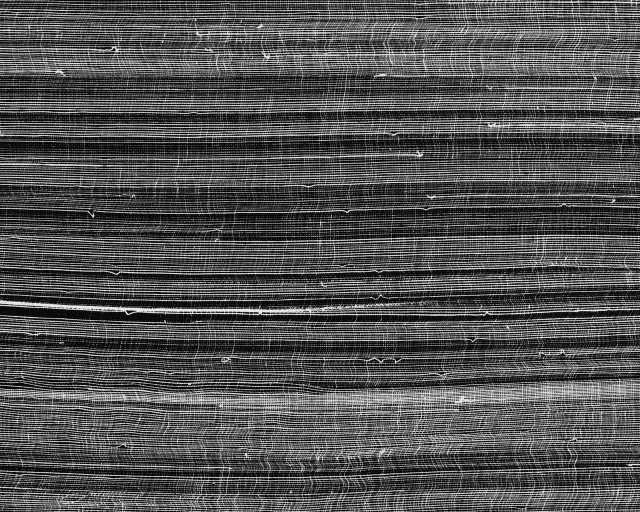
%> input picture Multimedia-2/assignment_5/testset/h1.png, 1280 x 1024 px (shown at 1/2 size)
$ octave demo.m   (GNU Octave 9; MATLAB toolbox functions it lacks are replaced by stand-ins)
%> lines starting %> are read from the running program, lines starting %| are printed output that depends on the picture
### Multimedia-2/assignment_5/getFeaturesFromImage.m
% Extracts the features for the given filter from the given image.
function [features] = getFeaturesFromImage(image, filter, blocksize)

% Get image size and number of blocks in the image
imsize = size(image);
imsizeBlocks = imsize ./ blocksize;
nrBlocks = imsizeBlocks(1) * imsizeBlocks(2);
features = zeros( 1, nrBlocks );

% Filter the image with the given filter
filterresponse = filter2(filter,image);

% Iterate over blocks
for block_y = 1:imsizeBlocks(1)
   for block_x = 1:imsizeBlocks(2)
       % Extrace feature value for every block
       index_crop = [(block_y-1)*blocksize+1:block_y*blocksize; (block_x-1)*blocksize+1:block_x*blocksize];
       mean_filter = mean(mean(abs(filterresponse(index_crop(1,:),index_crop(2,:)))));
       features((block_y-1)*imsizeBlocks(2) + block_x) = mean_filter;
   end
end

### Multimedia-2/assignment_5/norm_features.m
% Description: variance normalization of features
function [features_A_norm,features_B_norm] = norm_features(features_A,features_B)

% Get the variance and the mean value of the combined features.
var_all = var([features_A,features_B]');
mean_all= mean([features_A,features_B]');

features_A_norm = ones(size(features_A));
features_B_norm = ones(size(features_B));

% TODO
% Calculate the normalized features and put them in features_A_norm and
% features_B_norm.
features_A_norm = (features_A - mean_all)/var_all;
features_B_norm = (features_B - mean_all)/var_all;

### Multimedia-2/assignment_5/pca.m
% Description: performs PCA and reduce dimensionality
function [features_A_transformed, features_B_transformed]=pca(features_A, features_B,dim)

features_mean =mean([features_A,features_B],2);
% determine Covarinace
Covariance = cov([features_A,features_B]')
%determine eigenvalues and eigenvectors
[v,e]=eig(Covariance)

% chose greatest eigenvalue
[val, ix]=sort(diag(e));
% Get eigenvectors for greatest eigenvalues
Q_pca = v(:,[ix(end:-1:end-dim+1)])';
% perform PCA
features_A_transformed = Q_pca * (features_A-features_mean * ones(1,numel(features_A) / 4));
features_B_transformed = Q_pca * (features_B-features_mean  *ones(1,numel(features_B) / 4));

% display Covarinace of transformed features
Cov_PCA_trans = cov([features_A_transformed, features_B_transformed]')

### Multimedia-2/assignment_5/plot_featurespace.m
% Description: plots features (class A and B)
function plot_featurespace(features_A_transformed,features_B_transformed)

% do a scatter plot of features A
scatter(features_A_transformed(1,:),features_A_transformed(2,:),'g')
hold on
% do a scatter plot of features B
scatter(features_B_transformed(1,:),features_B_transformed(2,:),'r')
xlabel('features 1')
ylabel('features 2')
legend(['Image A'],['Image B'])

% Get minimum and maximum value of the features and set them in the plot
x_range = [min([features_A_transformed(1,:),features_B_transformed(1,:)]),
           max([features_A_transformed(1,:),features_B_transformed(1,:)])];
y_range = [min([features_A_transformed(2,:),features_B_transformed(2,:)]),
           max([features_A_transformed(2,:),features_B_transformed(2,:)])];
xlim([x_range(1) x_range(2)])
ylim([y_range(1) y_range(2)])

### Multimedia-2/assignment_5/demo.m
% Description: classification

clear all
close all

% init

blocksize= 32; % define size of quadratic blocks

% define directional Sobel filter

Kv=0.25*[[-1 0 1];
         [-2 0 2];
         [-1 0 1]];

Kh=0.25*[[-1 -2 -1];
         [ 0  0  0];
         [ 1  2  1]];


Kdp=0.25*[[ 0 -1 -2];
          [ 1  0 -1];
          [ 2  1  0]];


Kdm=0.25*[[2  1  0];
          [1  0 -1];
          [0 -1  2]];

% Get the features from the images
image1 = imread('testset/h1.png');
%> image1 is the input picture: size 1024x1280 uint16; min 0, max 65535, mean 21152.8
features_A = [getFeaturesFromImage(image1, Kv, blocksize);
              getFeaturesFromImage(image1, Kh, blocksize);
              getFeaturesFromImage(image1, Kdp, blocksize);
              getFeaturesFromImage(image1, Kdm, blocksize) ];
%> after the loop in getFeaturesFromImage, `for block_y = 1:imsizeBlocks(1)`: features = 1280 values, max 13401.1 at index 995, min 2649.9 at index 761, mean 6789.6
%> call 4 of getFeaturesFromImage, with filter = [0.5 0.25 0; 0.25 0 -0.25; 0 -0.25 0.5], blocksize = 32
%> in getFeaturesFromImage (call 4), `filterresponse = filter2(filter,image);`:
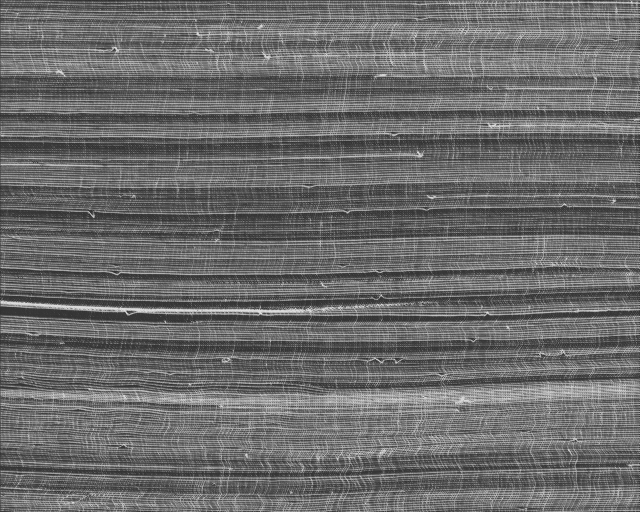
%> filterresponse: size 1024x1280 double (shown at 1/2 size); min -15609.2, max 71357.8, mean 21115.2; drawn with min black and max white
%> after the loop in getFeaturesFromImage (call 4), `for block_y = 1:imsizeBlocks(1)`: features = 1280 values, max 39425.1 at index 995, min 11119.9 at index 524, mean 21136.5
%> features_A = 1280 columns, first 8: [4678.9 4825.7 5074 4268 4633.5 4562.7 3825.2 4890.5; 28104.7 27872.1 29405.7 29933.9 27328.6 27087 26484.4 25809.2; 21659.8 21071.1 22449.7 22943.2 20964.2 20711.8 20052.1 19662.7; 18917.6 19376 19682.1 19793.7 17646.1 17226.7 16205.1 16320.1]

image2 = imread('testset/v2.png');
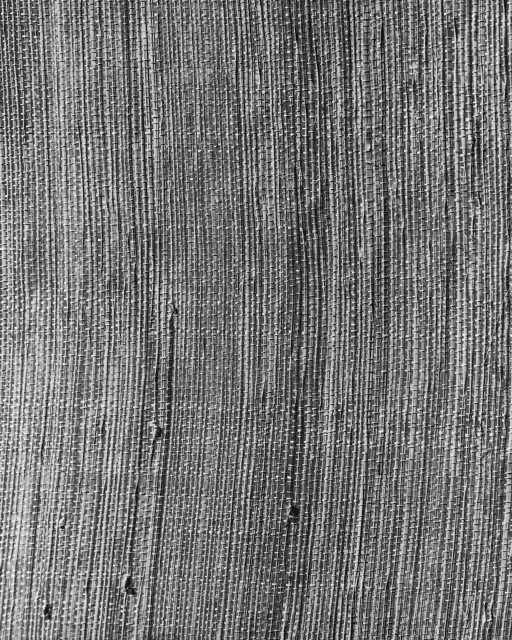
%> input picture Multimedia-2/assignment_5/testset/v2.png, 1024 x 1280 px (shown at 1/2 size)
%> image2 is the input picture: size 1280x1024 uint16; min 976, max 64193, mean 29975.1
features_B = [getFeaturesFromImage(image2, Kv, blocksize);
              getFeaturesFromImage(image2, Kh, blocksize);
              getFeaturesFromImage(image2, Kdp, blocksize);
              getFeaturesFromImage(image2, Kdm, blocksize) ];
%> call 5 of getFeaturesFromImage, with filter = [-0.25 0 0.25; -0.5 0 0.5; -0.25 0 0.25], blocksize = 32
%> in getFeaturesFromImage (call 5), `filterresponse = filter2(filter,image);`:
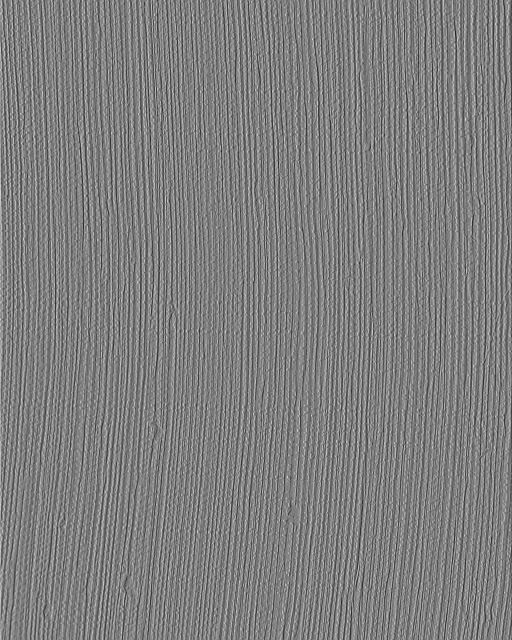
%> filterresponse: size 1280x1024 double (shown at 1/2 size); min -59164, max 59819.5, mean 1.9; drawn with min black and max white
%> after the loop in getFeaturesFromImage (call 5), `for block_y = 1:imsizeBlocks(1)`: features = 1280 values, max 16142 at index 97, min 7614.6 at index 499, mean 11759.5
%> call 6 of getFeaturesFromImage, with filter = [-0.25 -0.5 -0.25; 0 0 0; 0.25 0.5 0.25], blocksize = 32
%> in getFeaturesFromImage (call 6), `filterresponse = filter2(filter,image);`:
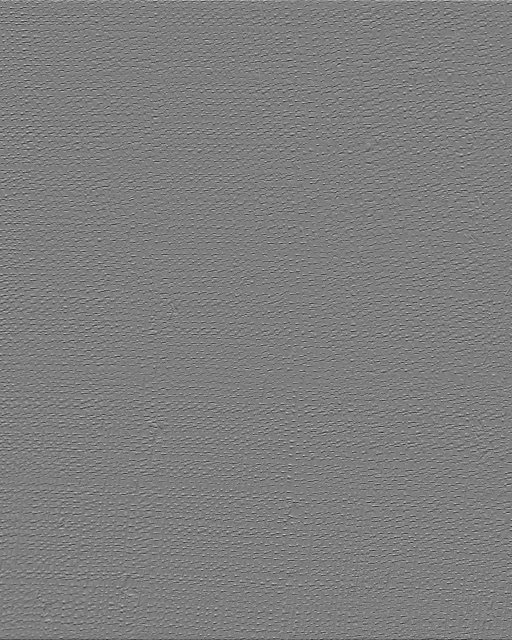
%> filterresponse: size 1280x1024 double (shown at 1/2 size); min -57416.2, max 58433.5, mean -2.2; drawn with min black and max white
%> after the loop in getFeaturesFromImage (call 6), `for block_y = 1:imsizeBlocks(1)`: features = 1280 values, max 9361.2 at index 34, min 4076.2 at index 745, mean 6342.1
%> call 7 of getFeaturesFromImage, with filter = [0 -0.25 -0.5; 0.25 0 -0.25; 0.5 0.25 0], blocksize = 32
%> in getFeaturesFromImage (call 7), `filterresponse = filter2(filter,image);`:
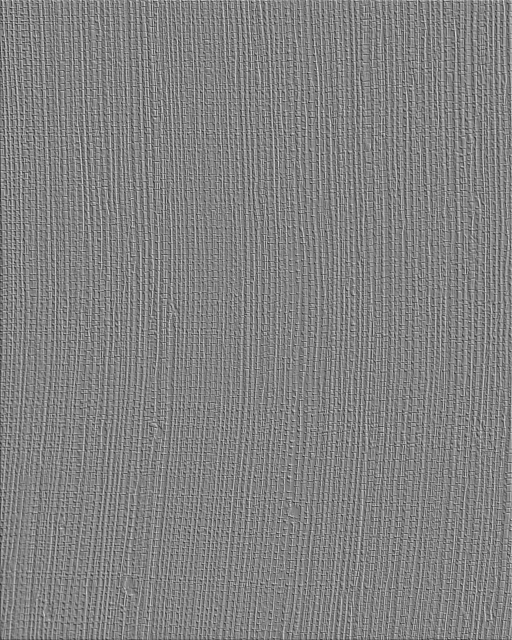
%> filterresponse: size 1280x1024 double (shown at 1/2 size); min -52851, max 50742.2, mean -3; drawn with min black and max white
%> after the loop in getFeaturesFromImage (call 7), `for block_y = 1:imsizeBlocks(1)`: features = 1280 values, max 13826.7 at index 97, min 6702 at index 1186, mean 10139.5
%> call 8 of getFeaturesFromImage, with filter = [0.5 0.25 0; 0.25 0 -0.25; 0 -0.25 0.5], blocksize = 32
%> in getFeaturesFromImage (call 8), `filterresponse = filter2(filter,image);`:
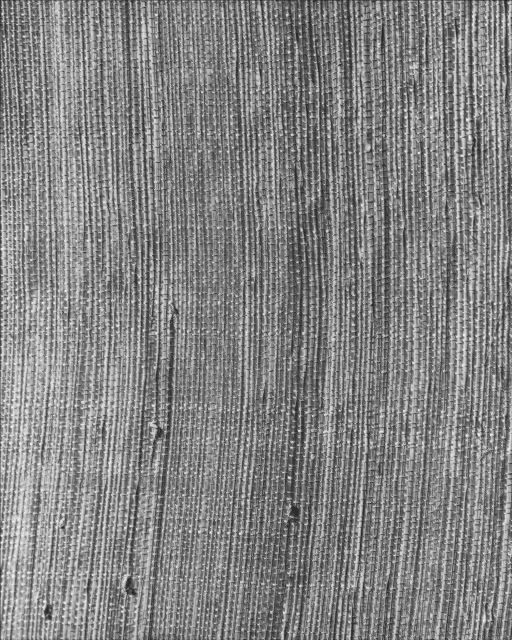
%> filterresponse: size 1280x1024 double (shown at 1/2 size); min -5624.2, max 63443.8, mean 29919.6; drawn with min black and max white
%> after the loop in getFeaturesFromImage (call 8), `for block_y = 1:imsizeBlocks(1)`: features = 1280 values, max 45273.8 at index 1058, min 18757.5 at index 531, mean 29919.6
%> features_B = 1280 columns, first 8: [13489.7 12462.1 11143.2 11806.6 10914.9 11993.6 12578.7 9784.6; 7640.8 8523.2 8547.7 6820 7363.8 7722.7 7685.1 6836.1; 12349.1 12454.9 11535.3 10483.9 10410.5 11335.5 11827.4 8940.8; 24747 29430.4 28707.6 36261.6 30352.9 29339.6 29614 24410.9]

%normalize
[features_A(1,:),features_B(1,:)] = norm_features(features_A(1,:),features_B(1,:));
%> in norm_features, `var_all = var([features_A,features_B]');`: var_all = 8535456.2
%> in norm_features, `mean_all= mean([features_A,features_B]');`: mean_all = 9274.6
%> in norm_features, `features_A_norm = (features_A - mean_all)/var_all;`: features_A_norm = 1280 values, max 0.000483 at index 995, min -0.000776 at index 761, mean -0.000291
%> in norm_features, `features_B_norm = (features_B - mean_all)/var_all;`: features_B_norm = 1280 values, max 0.000805 at index 97, min -0.000194 at index 499, mean 0.000291
[features_A(2,:),features_B(2,:)] = norm_features(features_A(2,:),features_B(2,:));
[features_A(3,:),features_B(3,:)] = norm_features(features_A(3,:),features_B(3,:));
[features_A(4,:),features_B(4,:)] = norm_features(features_A(4,:),features_B(4,:));

%perform PCA
[features_A_pca, features_B_pca] = pca(features_A, features_B,2);
%> in pca, `features_mean =mean([features_A,features_B],2);`: features_mean = [-9.77e-20; -5.79e-20; -1.4e-19; -1.15e-19]
%> in pca, `Covariance = cov([features_A,features_B]')`: Covariance = [1.17e-07 -2.47e-08 -4.02e-08 4.05e-08; -2.47e-08 8.16e-09 1.47e-08 -8.38e-09; -4.02e-08 1.47e-08 2.72e-08 -1.34e-08; 4.05e-08 -8.38e-09 -1.34e-08 2.66e-08]
%> in pca, `[v,e]=eig(Covariance)`: v = [-0.0433 -0.47 0.179 0.863; -0.905 -0.151 0.344 -0.199; 0.423 -0.359 0.763 -0.332; -0.00702 0.792 0.517 0.323]; e = [5.81e-11 0 0 0; 0 1.02e-08 0 0; 0 0 1.53e-08 0; 0 0 0 1.53e-07]
%> in pca, `[val, ix]=sort(diag(e));`: val = [5.81e-11; 1.02e-08; 1.53e-08; 1.53e-07]; ix = [1; 2; 3; 4]
%> in pca, `Q_pca = v(:,[ix(end:-1:end-dim+1)])';`: Q_pca = [0.863 -0.199 -0.332 0.323; 0.179 0.344 0.763 0.517]
%> in pca, `Cov_PCA_trans = cov([features_A_transformed, features_B_transformed]')`: Cov_PCA_trans = [1.53e-07 5.26e-23; 5.26e-23 1.53e-08]
%> features_A_pca = 1280 columns, first 8: [-0.000595 -0.00057 -0.000557 -0.000643 -0.000603 -0.000611 -0.000687 -0.000574; -3.05e-05 -3.39e-05 8.4e-06 4.73e-06 -6.55e-05 -7.87e-05 -0.000124 -0.00011]; features_B_pca = 1280 columns, first 8: [0.000464 0.000398 0.000267 0.000411 0.00027 0.000361 0.000419 0.000119; -1.6e-05 3.15e-05 -2.51e-05 6.6e-05 -3.4e-05 -5.04e-06 2.11e-05 -0.000171]

% plot images
figure(1)
subplot(1,2,1)
imshow(image1)
title('Image A')
subplot(1,2,2)
imshow(image2)
title('Image B')

figure(2)
%plot features
plot_featurespace(features_A_pca, features_B_pca)
%> in plot_featurespace, `x_range = [min([features_A_transformed(1,:),features_B_transformed(1,:..`: x_range = [-0.000754; 0.00075]
%> in plot_featurespace, `y_range = [min([features_A_transformed(2,:),features_B_transformed(2,:..`: y_range = [-0.000372; 0.000361]
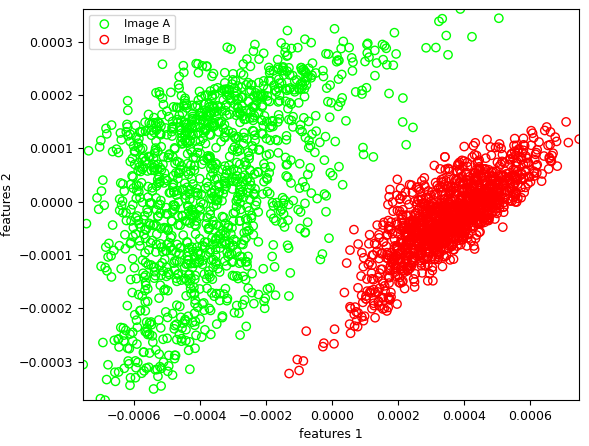
%> figure redrawn from the program's plot data

% Wait for keypress
pause

hold on
% plot opt linear decision boundary
%> (the run ends here)
